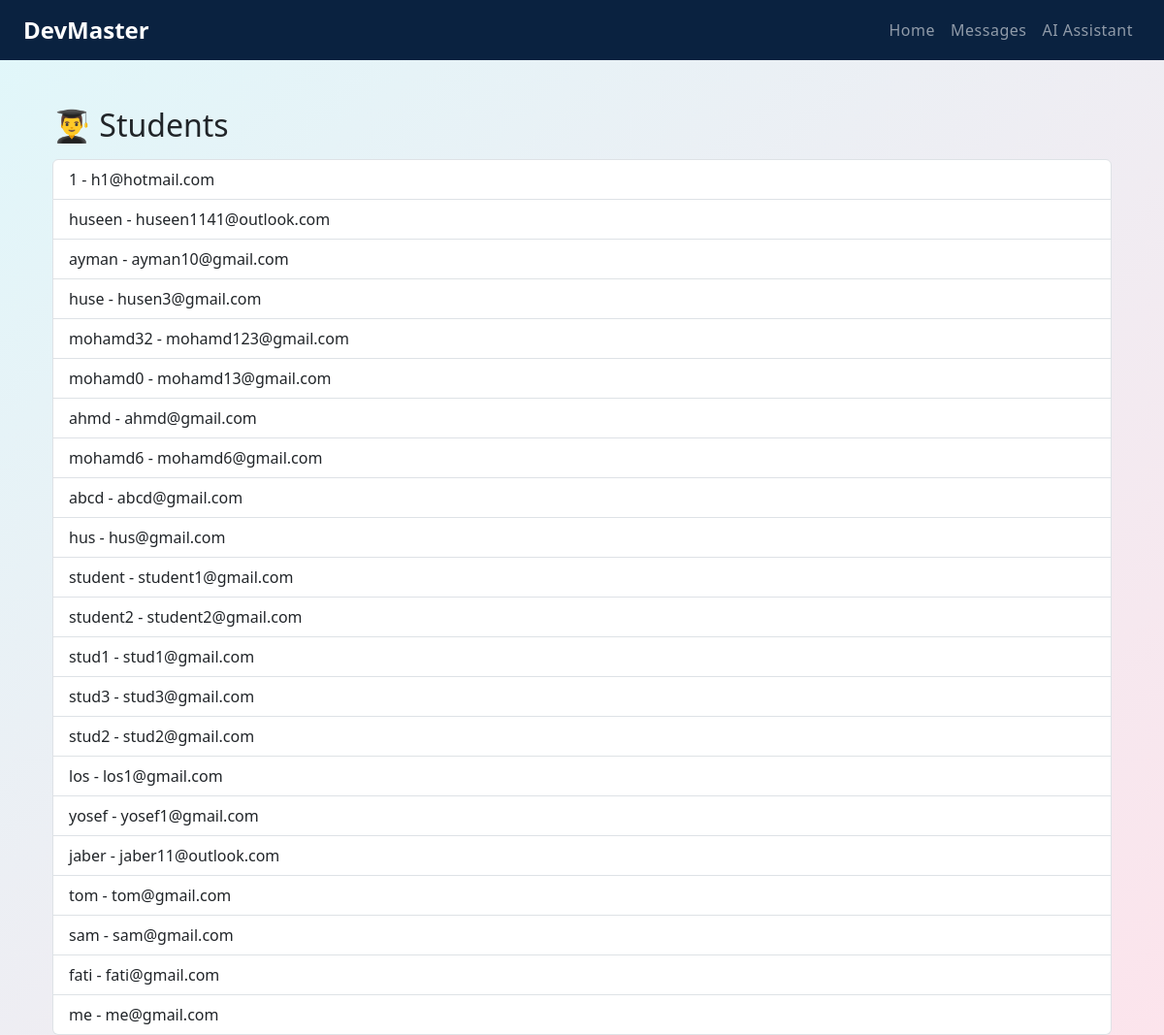
/students/, run on an earlier commit of the app's database.
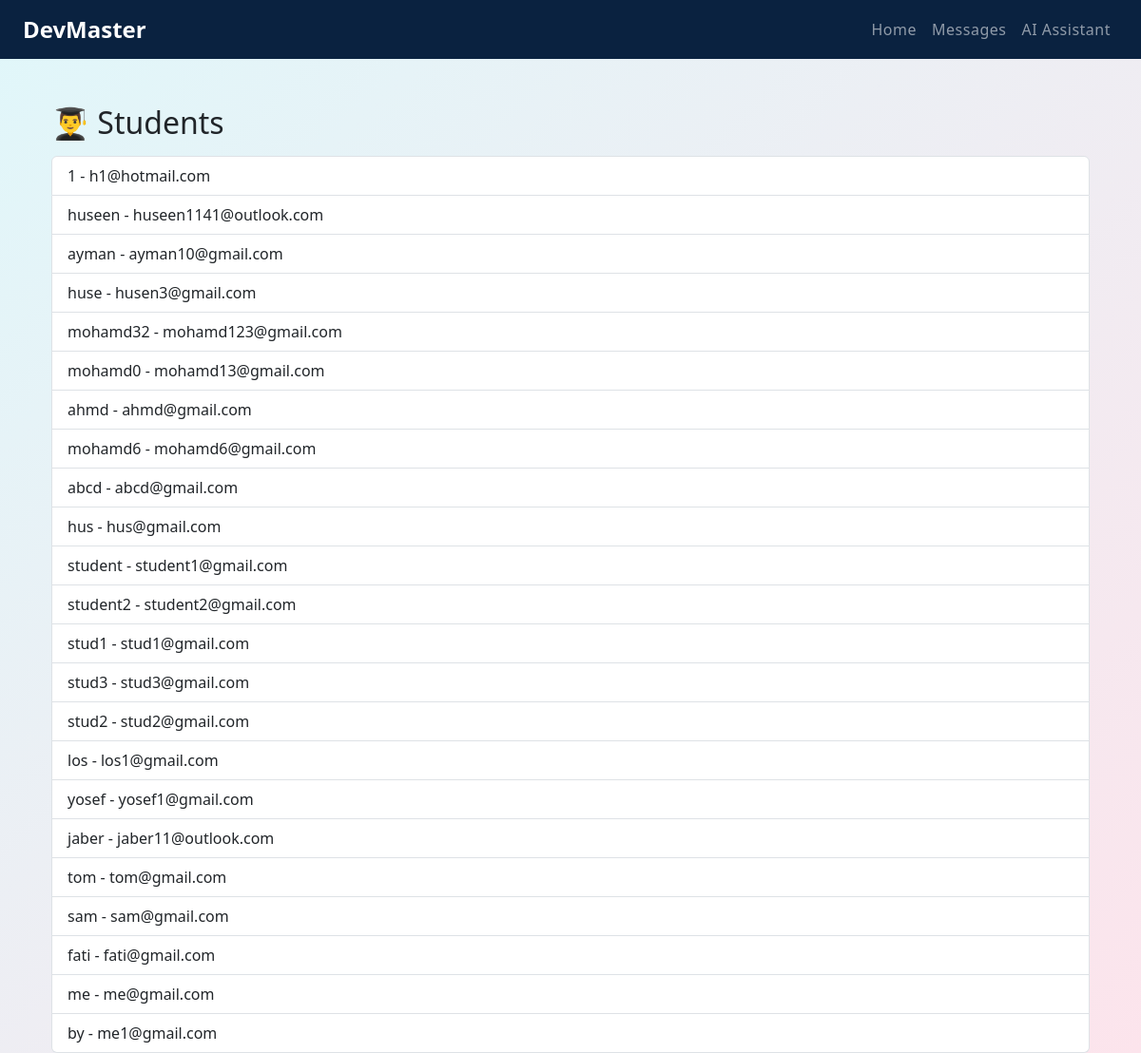
And on a later commit of the database.
### users/models.py (models this page shows, shortened)
class Student(models.Model):
    user = models.OneToOneField(User, on_delete=models.CASCADE)
    bio = models.TextField(blank=True, null=True)
    learning_level = models.ForeignKey(LearningLevel, on_delete=models.SET_NULL, null=True)

### users/views.py (the view)
# urls.py: path('students/', views.view_students, name='view_students'),
def view_students(request):
    students = Student.objects.all()
    return render(request, 'users/view_students.html', {'students': students})

### users/templates/users/view_students.html (shortened to what this page needs)
{% extends 'base1.html' %}
{% block content %}
<div class="container mt-5">
    <h2>👨‍🎓 Students</h2>
    <ul class="list-group mt-3">
        {% for student in students %}
        <li class="list-group-item">
            {{ student.user.username }} - {{ student.user.email }}
        </li>
        {% endfor %}
    </ul>
</div>
{% endblock %}

What changed in the data, as far as the page shows it:
added Student: user.username "by", user.email "me1@gmail.com"
